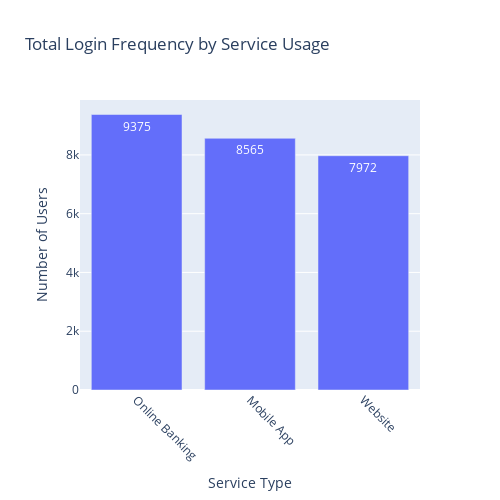

This figure's notebook cell:
### Code cell
login_df = online_activity['LoginFrequency'].groupby(online_activity['ServiceUsage']).sum().sort_values(ascending=False).reset_index()
login_df.rename(columns={'LoginFrequency': 'TotalLoginFrequency'}, inplace=True)
login_df

fig = px.bar(
    login_df,
    x='ServiceUsage',
    y='TotalLoginFrequency',
    title='Total Login Frequency by Service Usage',
    text='TotalLoginFrequency',
)

fig.update_layout(
    xaxis_title='Service Type',
    yaxis_title='Number of Users',
    xaxis_tickangle=45,
    width=500,
    height=500
)

fig.show()

### Figure 1 — Plotly figure (JSON) as saved in the notebook; plotly's stock layout.template omitted (floating-point values rounded to 4 significant figures)
{"data": [{"hovertemplate": "ServiceUsage=%{x}<br>TotalLoginFrequency=%{text}<extra></extra>", "legendgroup": "", "marker": {"color": "#636efa", "pattern": {"shape": ""}}, "name": "", "orientation": "v", "showlegend": false, "text": [9375.0, 8565.0, 7972.0], "textposition": "auto", "type": "bar", "x": ["Online Banking", "Mobile App", "Website"], "xaxis": "x", "y": [9375, 8565, 7972], "yaxis": "y"}], "layout": {"barmode": "relative", "height": 500, "legend": {"tracegroupgap": 0}, "title": {"text": "Total Login Frequency by Service Usage"}, "width": 500, "xaxis": {"anchor": "y", "domain": [0, 1], "tickangle": 45, "title": {"text": "Service Type"}}, "yaxis": {"anchor": "x", "domain": [0, 1], "title": {"text": "Number of Users"}}}}
